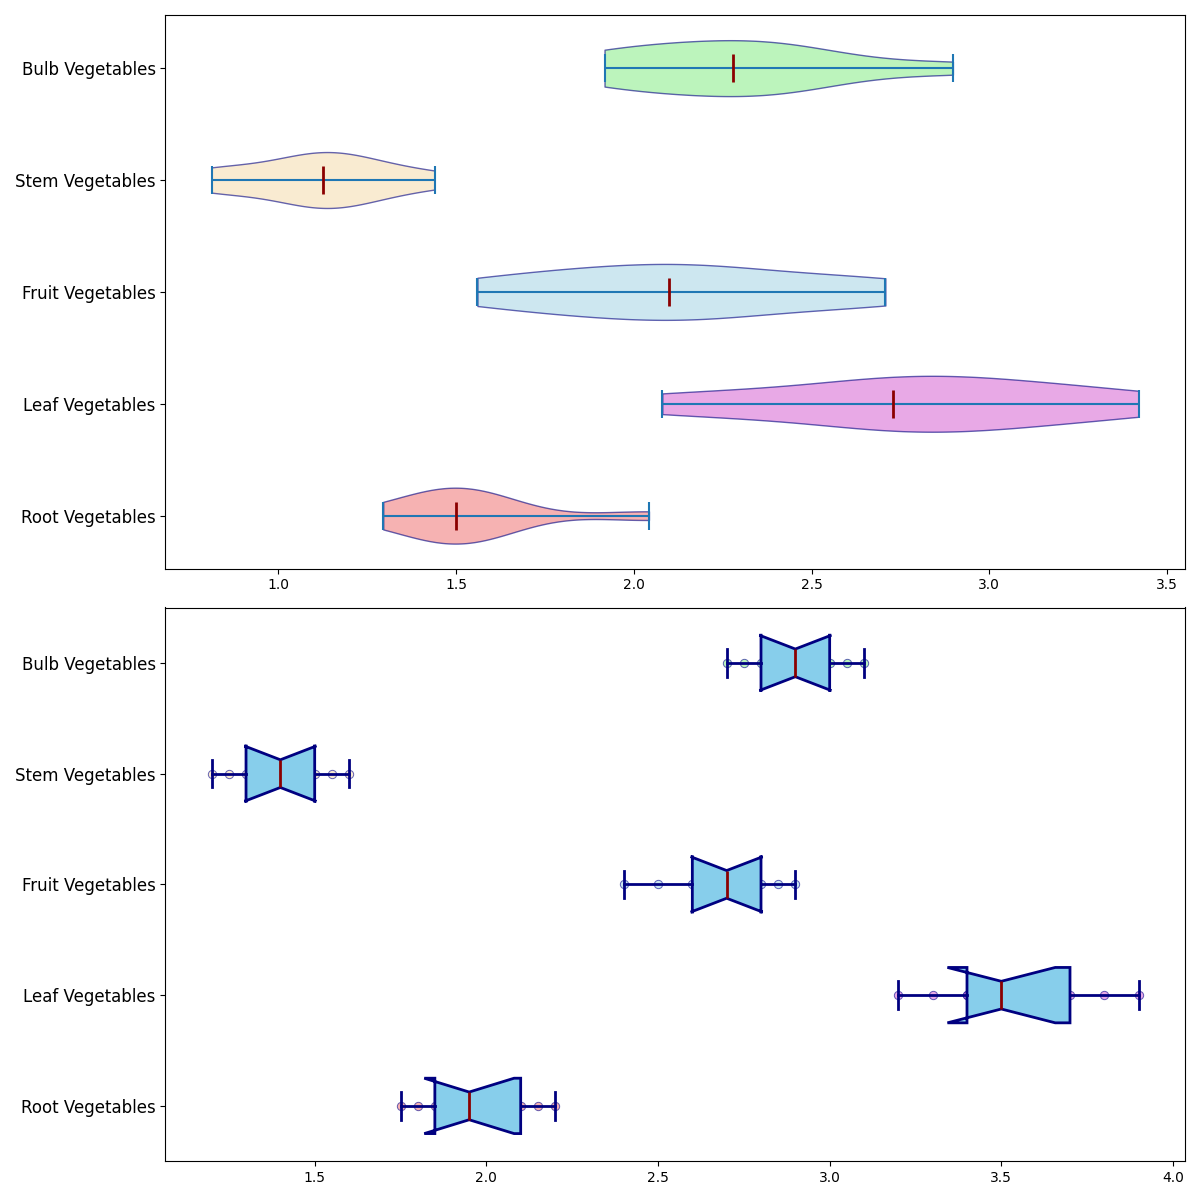

This figure's Python source:
import matplotlib.pyplot as plt
import numpy as np

root_vegetables = [1.8, 2.0, 1.9, 2.1, 1.75, 2.2, 1.95, 2.15, 1.85]
leaf_vegetables = [3.4, 3.6, 3.5, 3.3, 3.8, 3.2, 3.7, 3.4, 3.9]
fruit_vegetables = [2.6, 2.8, 2.7, 2.5, 2.9, 2.4, 2.75, 2.85, 2.65]
stem_vegetables = [1.3, 1.5, 1.4, 1.2, 1.6, 1.25, 1.45, 1.35, 1.55]
bulb_vegetables = [3.0, 2.8, 2.9, 3.1, 2.7, 2.95, 2.85, 3.05, 2.75]

variation_factors = [0.8, 0.75, 0.85, 0.7, 0.9, 0.65, 0.8, 0.95, 0.7]
root_vegetables_var = np.multiply(root_vegetables, variation_factors)
leaf_vegetables_var = np.multiply(leaf_vegetables, variation_factors)
fruit_vegetables_var = np.multiply(fruit_vegetables, variation_factors)
stem_vegetables_var = np.multiply(stem_vegetables, variation_factors)
bulb_vegetables_var = np.multiply(bulb_vegetables, variation_factors)

box_plot_data = [root_vegetables, leaf_vegetables, fruit_vegetables, stem_vegetables, bulb_vegetables]
violin_plot_data = [root_vegetables_var, leaf_vegetables_var, fruit_vegetables_var, stem_vegetables_var, bulb_vegetables_var]
labels = ["Root Vegetables", "Leaf Vegetables", "Fruit Vegetables", "Stem Vegetables", "Bulb Vegetables"]

fig, axs = plt.subplots(2, 1, figsize=(12, 12))

# Violin plot with shuffled colors
violin_parts = axs[0].violinplot(violin_plot_data, vert=False, showmeans=False, showmedians=True)

shuffled_colors = ['lightcoral', 'orchid', 'lightblue', 'wheat', 'lightgreen']
for pc, color in zip(violin_parts['bodies'], shuffled_colors):
    pc.set_facecolor(color)
    pc.set_edgecolor('navy')
    pc.set_alpha(0.6)

violin_parts['cmedians'].set_color('darkred')
violin_parts['cmedians'].set_linewidth(2)

axs[0].set_yticks(np.arange(1, len(labels) + 1))
axs[0].set_yticklabels(labels, fontsize=12)

# Box plot with overlay of individual data points and shuffled colors
axs[1].boxplot(box_plot_data, vert=False, patch_artist=True, notch=True, 
               boxprops=dict(facecolor='skyblue', color='navy', linewidth=2),
               whiskerprops=dict(color='navy', linewidth=2),
               capprops=dict(color='navy', linewidth=2),
               medianprops=dict(color='darkred', linewidth=2))

for i, data in enumerate(box_plot_data):
    y = [i + 1] * len(data)
    axs[1].scatter(data, y, alpha=0.6, color=shuffled_colors[i], edgecolor='darkblue', linewidth=0.7)

axs[1].set_yticks(np.arange(1, len(labels) + 1))
axs[1].set_yticklabels(labels, fontsize=12)

plt.tight_layout()
plt.show()
